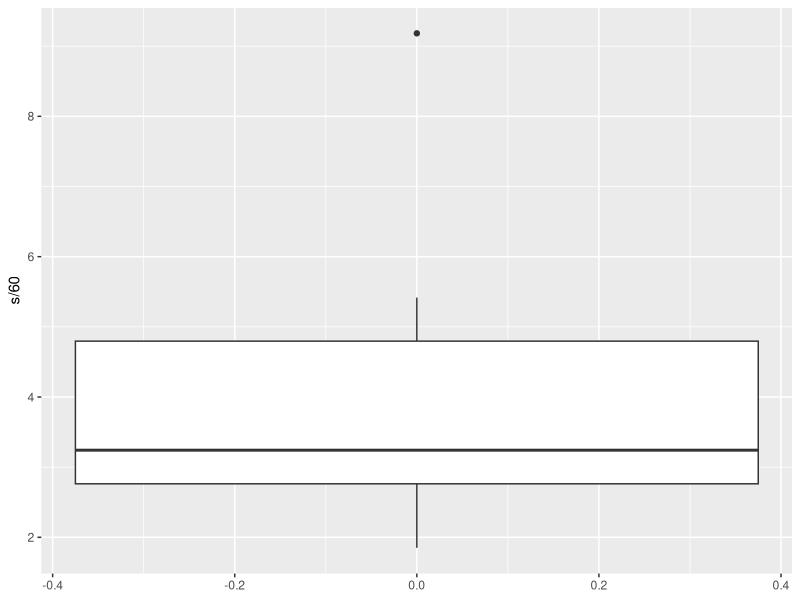
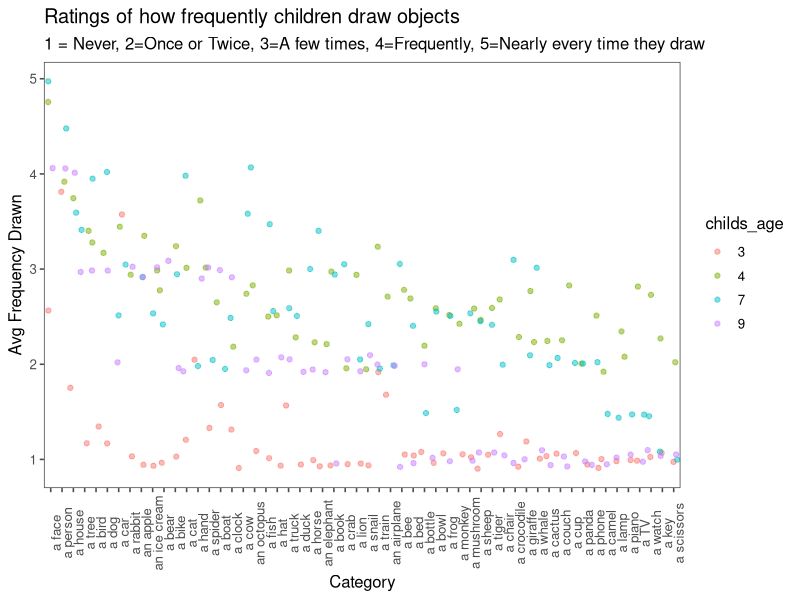

The R script that drew these images, in order:
## ---- chunk 1
library(tidyverse)
library(here)
library(ggthemes)
## ---- chunk 2
raw = read_csv(here('data','surveys','Drawing Experience Survey_August 27, 2020_13.41.csv'))
## ---- chunk 3
question_names <- raw %>%
  select(contains('Q3_')) %>%
  filter(row_number()==1) 

question_ids = colnames(question_names)
categories = str_split_fixed(question_names[1,],'-',2)[,2]
categories = str_split_fixed(categories,' ',2)[,2]

data.frame(categories, question_ids)
new_colnames = c('childs_age', categories)

d <- raw %>%
  filter(DistributionChannel != 'preview') %>% # not preview
  filter(Q8 == 1) %>% # positive consen
  filter(!Q3_2 == 'NA') %>%## no NAs, i.e. complete
  mutate(childs_age = Q16) %>%
  select(childs_age, contains('Q3_'))

colnames(d) <- new_colnames

d_long <- gather(d, key='category', categories, -childs_age) %>%
  rename(often_drawn_rating = categories)
  
## ---- chunk 4
time_out <- raw %>%
  select(`Duration (in seconds)`) %>%
  rename(s = `Duration (in seconds)`) %>%
  mutate(s = as.numeric(s)) %>%
  filter(s>100) 

ggplot(time_out, aes(y=s/60)) +
  geom_boxplot()
## ---- chunk 5
avg_by_category_age <- d_long %>%
  mutate(often_drawn_rating = as.numeric(often_drawn_rating), category = factor(category)) %>%
  group_by(category, childs_age) %>%
  summarize(avg_rating = mean(often_drawn_rating)) %>%
  ungroup() %>%
  mutate(category = fct_reorder(category, avg_rating, .desc =TRUE))
## ---- chunk 6
ggplot(avg_by_category_age, aes(x=category, y=avg_rating, col=childs_age)) + 
  geom_jitter(height=.1, alpha=.5)  +
  theme_few()  + 
  theme(axis.text.x = element_text(angle = 90))   + 
  labs(title = 'Ratings of how frequently children draw objects', subtitle = ('1 = Never, 2=Once or Twice, 3=A few times, 4=Frequently, 5=Nearly every time they draw'), y = 'Avg Frequency Drawn', x = 'Category') 
  
  
